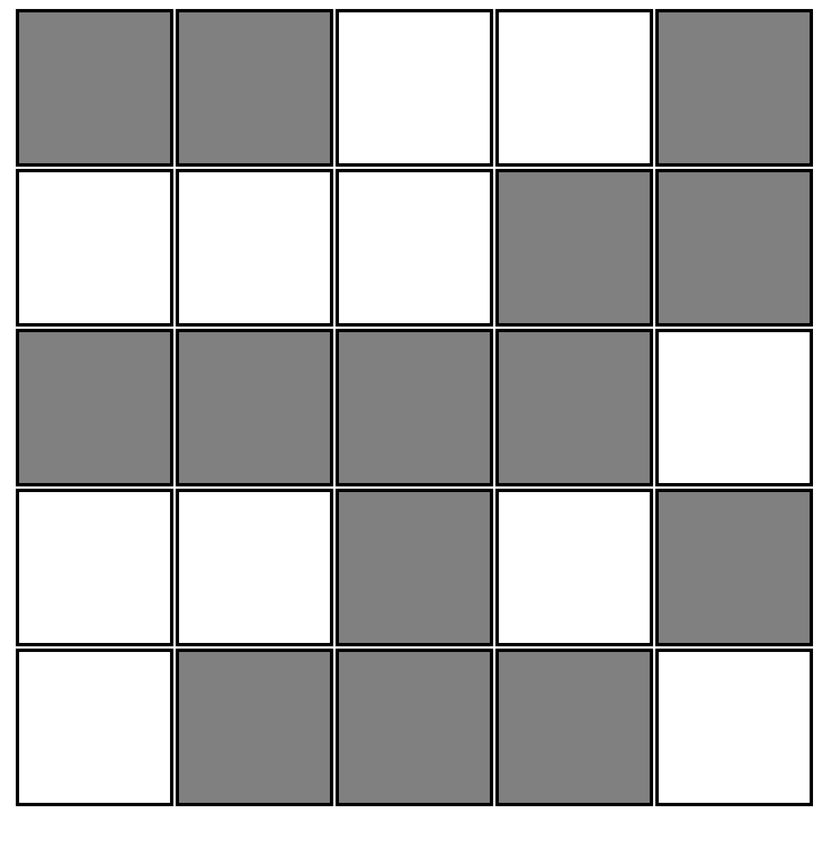
#> input picture learningcv/base7.png, 831 x 849 px, shrunk from 1476 x 1508 before the run
$ python contours_working.py
#> lines starting #> are read from the running program, lines starting #| are printed output that depends on the picture; after the words box and inside, x2 and y2 are one past the last pixel; in counts of white or black regions, pixels touching at a corner belong together
#> further down, img is the input picture: shape (849, 831, 3); min 0, max 255, mean 178.8
# import cv2
from cv2 import imread, GaussianBlur, Canny, findContours, RETR_TREE, CHAIN_APPROX_SIMPLE
def img_to_bin(img):
    blurred = GaussianBlur(img, (5, 5), 0) # Blur
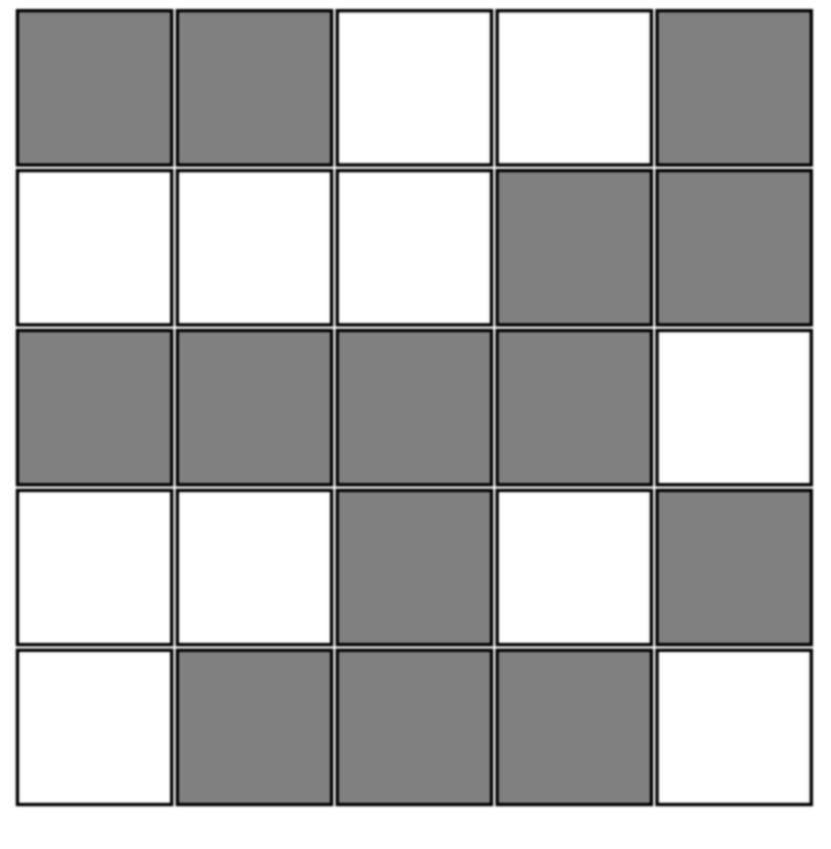
#> blurred: shape (849, 831, 3); min 8, max 255, mean 178.8
    canny = Canny(blurred, 30, 150) # Canny
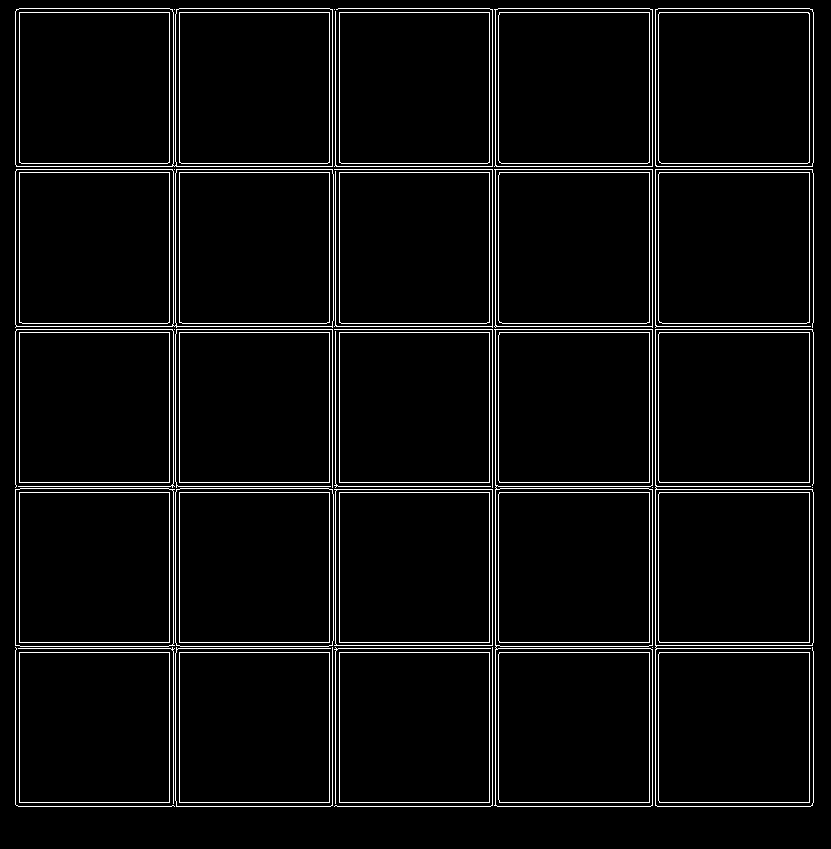
#> canny: shape (849, 831); 4.4% white in thin lines or dots
    contours, _ = findContours(canny,RETR_TREE,CHAIN_APPROX_SIMPLE)
#> contours = 94 contours, 20 with area under 20; largest, box (x1, y1, x2, y2) and area: (494, 329, 653, 807) 74239, (15, 8, 333, 167) 49742, (15, 169, 334, 328) 49591, (655, 8, 814, 167) 24952, (655, 8, 814, 167) 24948
    contours = contours[0::len(contours)//25]
#> contours = 32 contours, 7 with area under 20; largest, box (x1, y1, x2, y2) and area: (15, 8, 333, 167) 49742, (655, 8, 814, 167) 24952, (175, 488, 334, 647) 24932, (495, 648, 653, 807) 24797, (495, 488, 653, 647) 24788
    bin_rep = ""
    for c in contours:
        if img[c[0][0][1]+20][c[0][0][0]+20][0] != 255:
            bin_rep += "1"
        else:
            bin_rep += "0"
#> this loop made 32 passes
#> (c, bin_rep) on passes 3, 9, 10, 11, 23: ([[19, 652], [19, 802], [169, 802], [169, 652]], '010'), ([[19, 492], [19, 642], [169, 642], [169, 492]], '010111000'), ([[652, 487]], '0101110001'), ([[339, 332], [339, 482], [489, 482], [489, 332]], '01011100011'), ([[174, 169]], '01011100011111101110110')
#> bin_rep on passes 1, 2, 4, 5, 6, 7: '0', '01', '0101', '01011', '010111', '0101110'
    bin_rep = bin_rep[::-1]
#> bin_rep = '11101100001101110111111000111010'
    return bin_rep


# img = cv2.imread("base6.png")
img = imread("base7.png")
base6 = "1100100011110101110010000"
base7 = "1100100011111100010101110"

b = img_to_bin(img)
#> b = '11101100001101110111111000111010'

print(b)
#| 11101100001101110111111000111010
print(b == base7)
#| False

$ run again, with learningcv/base6.png copied over learningcv/base7.png
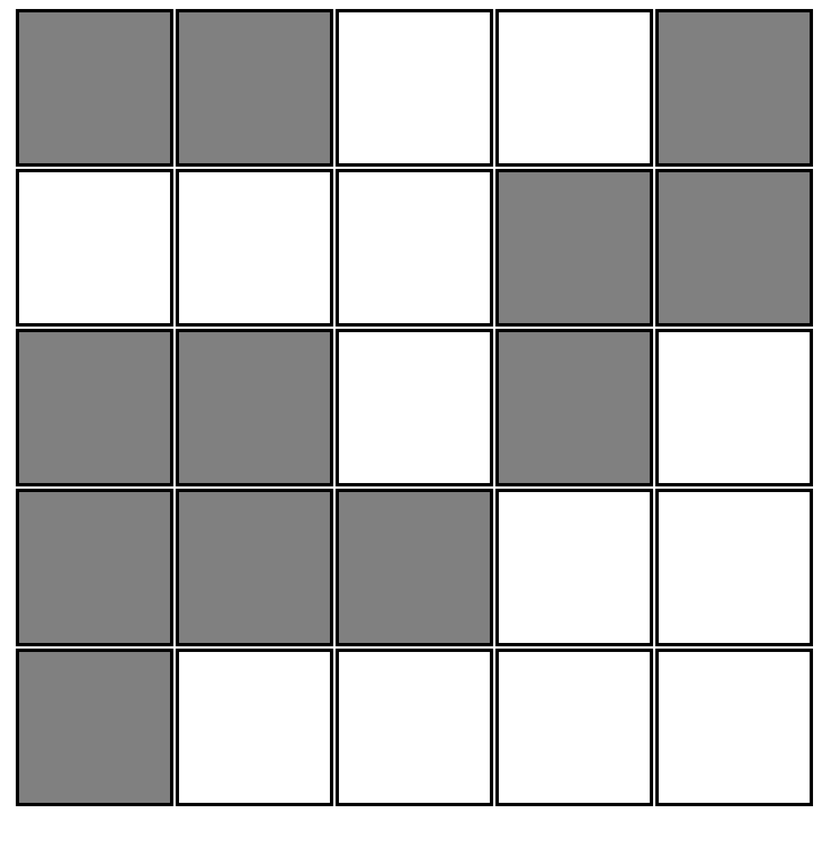
#> input picture learningcv/base6.png, 831 x 849 px, shrunk from 1476 x 1508 before the run
#> img is the input picture: shape (849, 831, 3); min 0, max 255, mean 187
#> in img_to_bin, `blurred = GaussianBlur(img, (5, 5), 0)`:
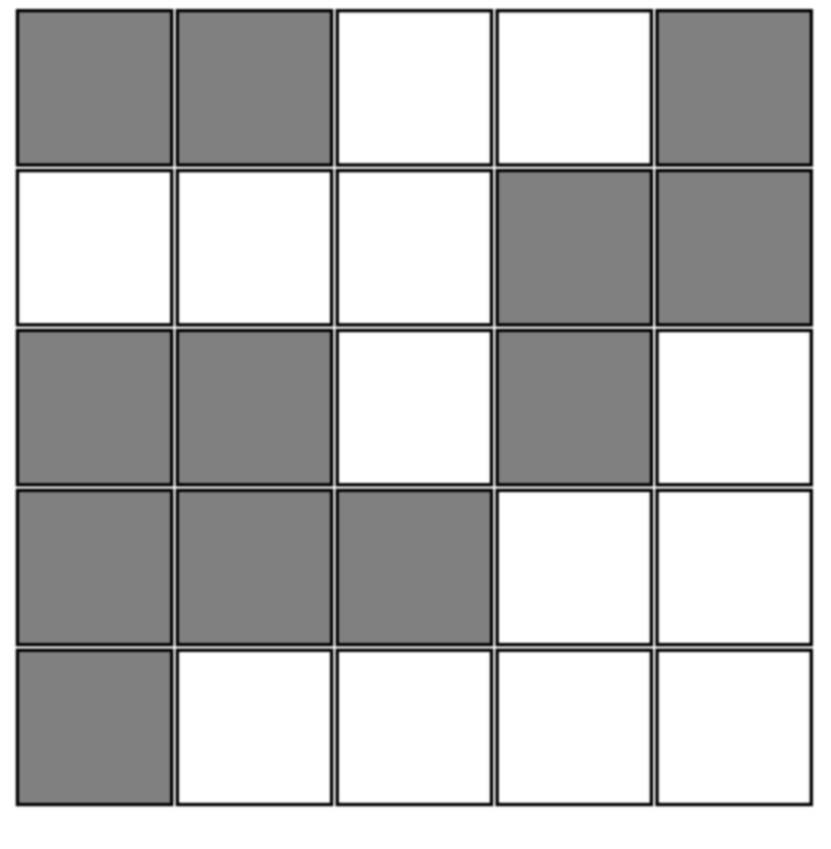
#> blurred: shape (849, 831, 3); min 8, max 255, mean 187
#> in img_to_bin, `canny = Canny(blurred, 30, 150)`:
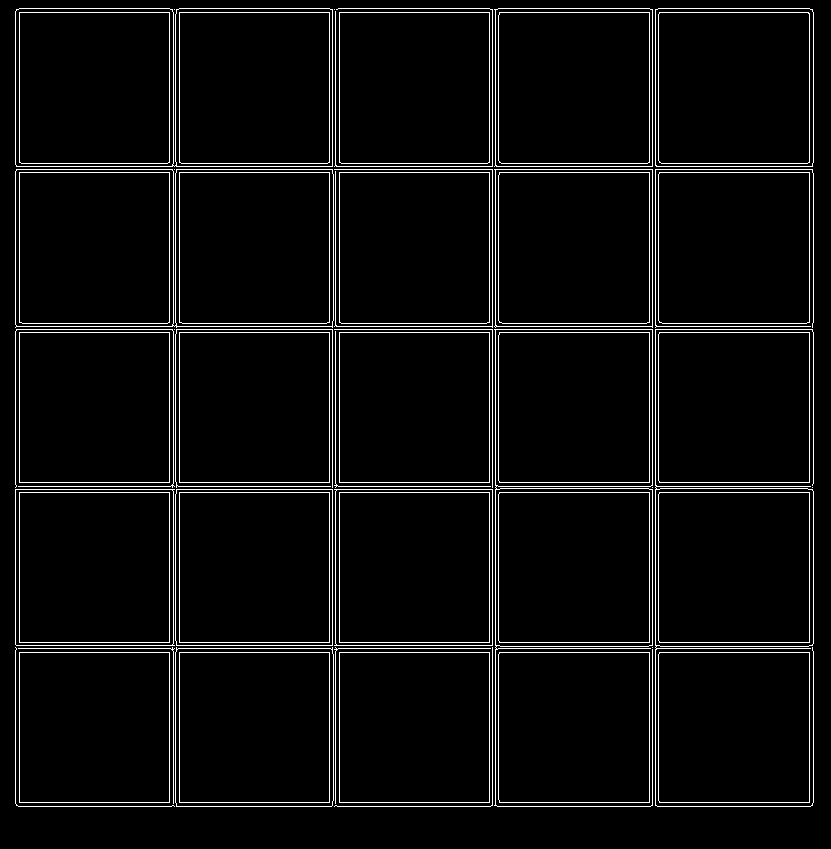
#> canny: shape (849, 831); 4.4% white in thin lines or dots
#> in img_to_bin, `contours, _ = findContours(canny,RETR_TREE,CHAIN_APPROX_SIMPLE)`: contours = 94 contours, 19 with area under 20; largest, box (x1, y1, x2, y2) and area: (15, 8, 333, 167) 49742, (15, 169, 334, 328) 49591, (494, 329, 653, 807) 49442, (655, 8, 814, 167) 24952, (655, 329, 814, 807) 24949
#> in img_to_bin, `contours = contours[0::len(contours)//25]`: contours = 32 contours, 7 with area under 20; largest, box (x1, y1, x2, y2) and area: (15, 8, 333, 167) 49742, (655, 8, 814, 167) 24952, (175, 648, 334, 807) 24941, (495, 488, 653, 647) 24788, (494, 169, 653, 328) 24652
#> the loop in img_to_bin, `for c in contours:` made 32 passes
#> (c, bin_rep) on passes 3, 10, 11, 12, 23: ([[19, 652], [19, 802], [169, 802], [169, 652]], '001'), ([[19, 492], [19, 642], [169, 642], [169, 492]], '0010001111'), ([[652, 487]], '00100011110'), ([[339, 332], [339, 482], [489, 482], [489, 332]], '001000111100'), ([[174, 169]], '00100011110010001010110')
#> in img_to_bin, `bin_rep = bin_rep[::-1]`: bin_rep = '11101100001101010001001111000100'
#| 11101100001101010001001111000100
#| False

$ run again, with learningcv/base2.png copied over learningcv/base7.png
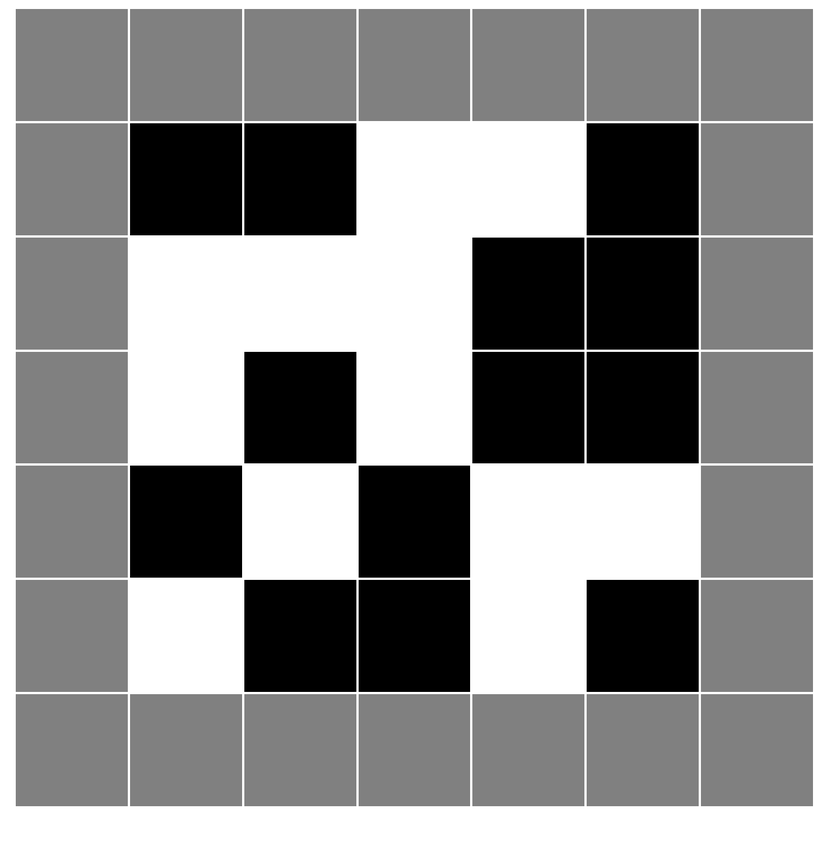
#> input picture learningcv/base2.png, 831 x 849 px, shrunk from 1476 x 1508 before the run
#> img is the input picture: shape (849, 831, 3); min 0, max 255, mean 141.9
#> in img_to_bin, `canny = Canny(blurred, 30, 150)`:
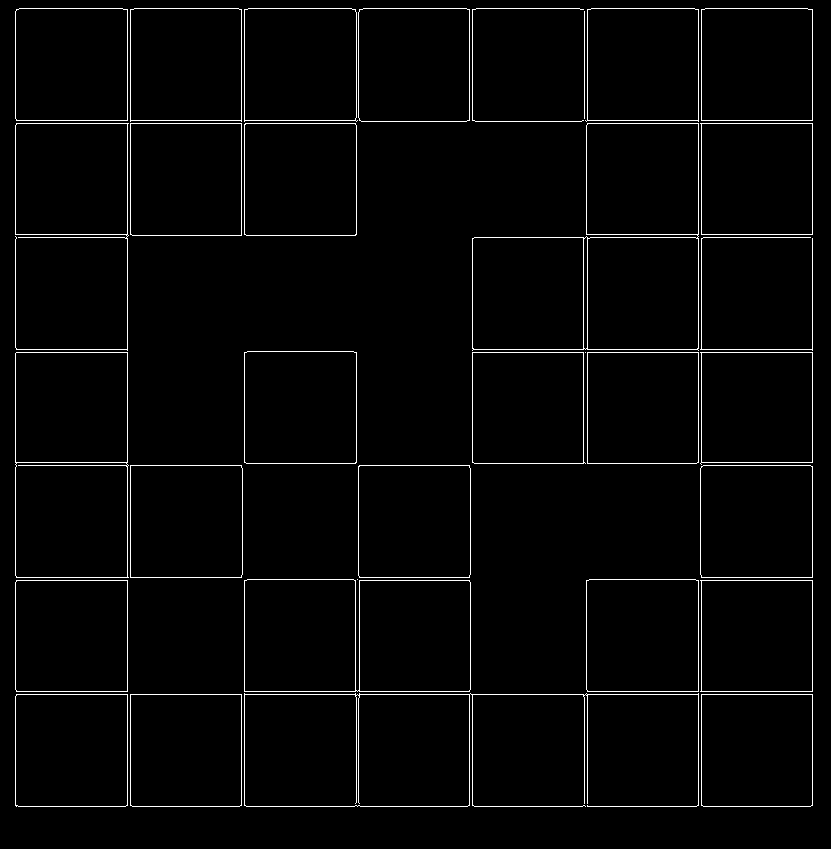
#> canny: shape (849, 831); 2.3% white in thin lines or dots
#> in img_to_bin, `contours, _ = findContours(canny,RETR_TREE,CHAIN_APPROX_SIMPLE)`: contours = 67 contours, 8 with area under 20; largest, box (x1, y1, x2, y2) and area: (472, 123, 699, 351) 37736, (244, 693, 699, 807) 25201, (15, 352, 129, 578) 25196, (244, 694, 470, 807) 25186, (244, 579, 471, 692) 24748
#> in img_to_bin, `contours = contours[0::len(contours)//25]`: contours = 34 contours, 3 with area under 20; largest, box (x1, y1, x2, y2) and area: (244, 693, 699, 807) 25201, (15, 352, 129, 578) 25196, (244, 579, 471, 692) 24748, (15, 462, 128, 578) 12869, (244, 123, 357, 236) 12540
#> the loop in img_to_bin, `for c in contours:` made 34 passes
#> (c, bin_rep) on pass 5: ([[585, 694], [586, 693], [587, 694], [586, 695]], '11111')
#> b = '1111111111111111111111111111111111'
#| 1111111111111111111111111111111111
#| False
